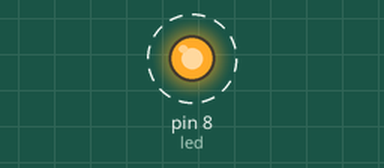
Simulated run of this sketch. Board: Arduino Uno, built with avr-gcc and run on an emulated ATmega328P. Parts: output pins drawn as LEDs (lit = HIGH). Dashed ring = blinking.

Above: at 0.5 s.
Timing chart, 0 to 4.6 s (numbered marks = the images above):
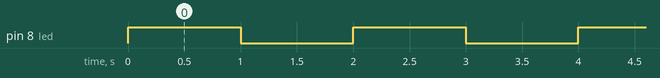

The sketch:

probaled.ino
```cpp
const int led = 8;

void setup() {
  // put your setup code here, to run once:
  Serial.begin(9600);
  pinMode(led, OUTPUT);
}

void loop() {
  // put your main code here, to run repeatedly:
  digitalWrite(led, HIGH);
  delay(1000);
  digitalWrite(led, LOW);
  delay(1000);
}
```

Measured:
- by itself, pin 8 (led): alternates HIGH for 1.0 s and LOW for 1.0 s
